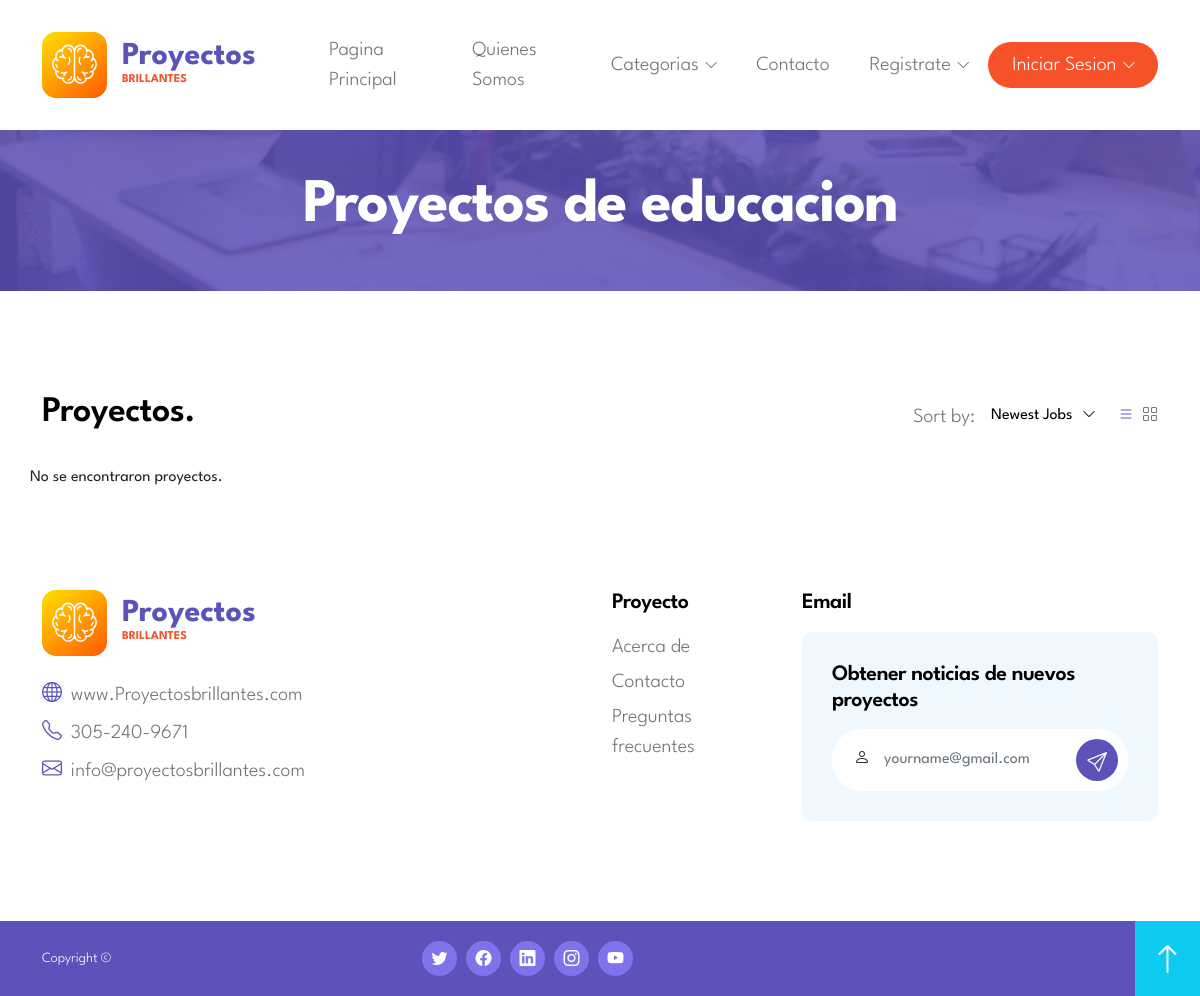
The app's page /desarrollador/educacion.php, older data.
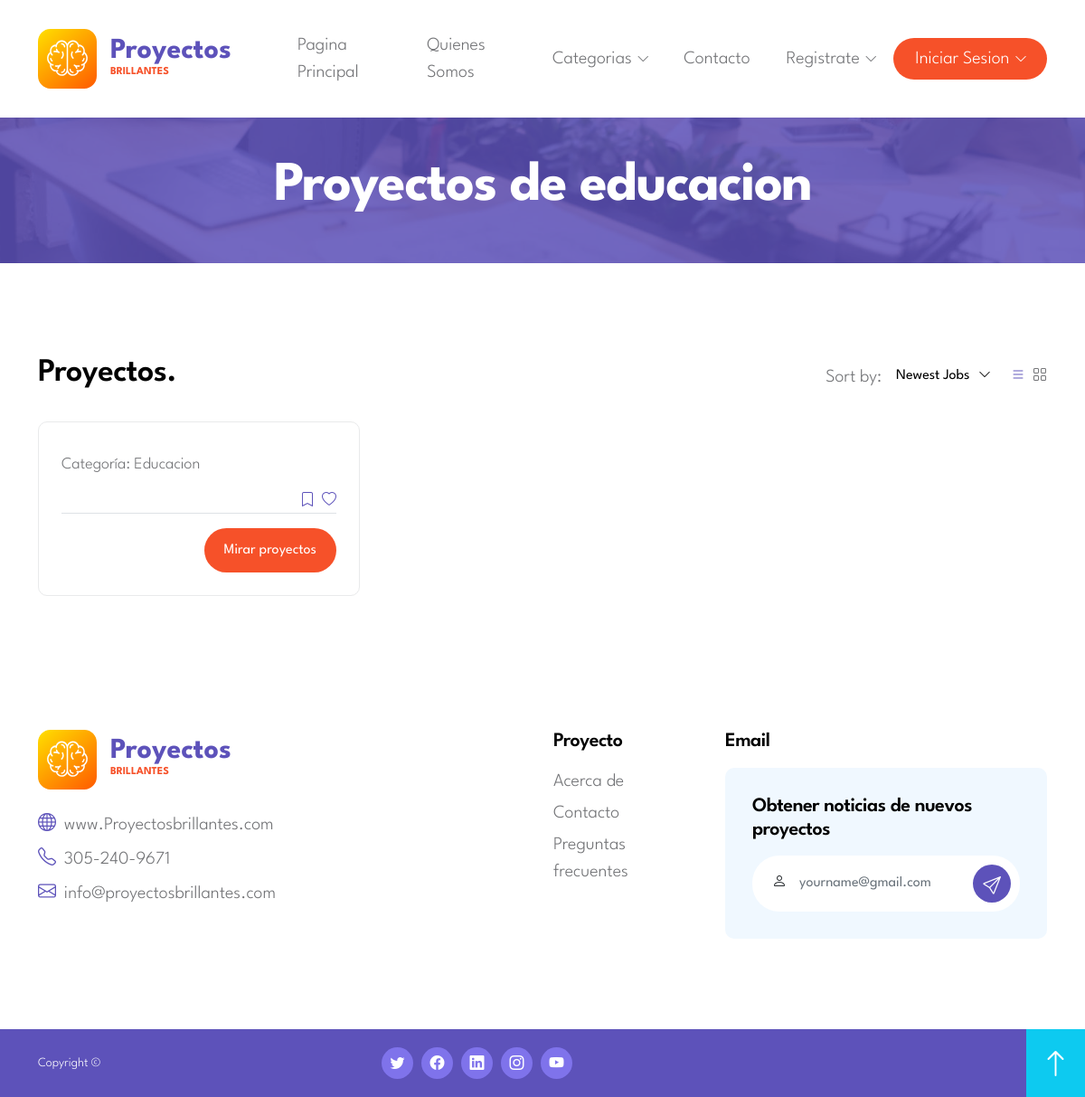
The same page, newer data.
### tables this page shows
CREATE TABLE `proyectos` (
  `id_proyecto` tinyint(255) NOT NULL,
  `descripcion` text NOT NULL,
  `imagen` longblob NOT NULL,
  `nom_proyecto` varchar(50) NOT NULL,
  `meta_financiacion` int(20) NOT NULL,
  `fecha_inicio` date NOT NULL,
  `fecha_termino` date NOT NULL,
  `id_user` tinyint(255) NOT NULL,
  `categoria` text NOT NULL,
  `nivel_categoria` text NOT NULL
);

### desarrollador/educacion.php (the view, shortened to what this page needs)
<?php
require 'funciones/conex.php';
if (isset($_SESSION['Correo'])) {
    include 'header-usuario.php';
} else {
    include 'header.php';
}
?>
<!doctype html>
<html lang="en">
    <head>
        <link href="css/bootstrap.min.css" rel="stylesheet">
        <link href="css/bootstrap-icons.css" rel="stylesheet">
        <link href="css/owl.carousel.min.css" rel="stylesheet">
        <link href="css/owl.theme.default.min.css" rel="stylesheet">
        <link href="css/tooplate-gotto-job.css" rel="stylesheet">
</head>
    <body class="Creador-y-desarrollador-page" id="top">
    <main>
<header class="site-header py-5">
    <div class="section-overlay"></div>
    <div class="container">
        <div class="row">
            <div class="col-12 text-center">
                <h1 class="text-white">Proyectos de educacion</h1>
            </div>
        </div>
    </div>
</header>
<section class="job-section section-padding">
    <div class="container">
        <div class="row align-items-center">
            <div class="col-lg-6 col-12 mb-lg-4">
                <h3>Proyectos.</h3>
            </div>
            <div class="col-lg-4 col-12 d-flex align-items-center ms-auto mb-5 mb-lg-4">
                <p class="mb-0 ms-lg-auto">Sort by:</p>
                <div class="dropdown dropdown-sorting ms-3 me-4">
                    <button class="btn btn-secondary dropdown-toggle" type="button" id="dropdownSortingButton" data-bs-toggle="dropdown" aria-expanded="false">
                        Newest Jobs
                    </button>
                </div>
                <div class="d-flex">
                    <a href="#" class="sorting-icon active bi-list me-2"></a>
                    <a href="#" class="sorting-icon bi-grid"></a>
                </div>
            </div>
            <?php
$query = "SELECT nom_proyecto, imagen, categoria, id_proyecto FROM proyectos WHERE categoria = 'Educacion'";
$result = mysqli_query($conexion, $query);
if ($result) {
    if (mysqli_num_rows($result) > 0) {
        while ($row = mysqli_fetch_assoc($result)) {
            $ProyectoID = $row['id_proyecto'];
            $Categoria = $row['categoria'];
            echo '<div class="col-lg-4 col-md-6 col-12">';
            echo '    <div class="job-thumb job-thumb-box">';
            echo '        <div class="job-body">';
            echo '            <p class="job-category">Categoría: ' . $Categoria . '</p>';
            echo '            <div class="d-flex align-items-center">';
            echo '                <a href="#" class="bi-bookmark ms-auto me-2">';
            echo '                </a>';
            echo '                <a href="#" class="bi-heart">';
            echo '                </a>';
            echo '            </div>';
            echo '            <div class="d-flex align-items-center border-top pt-3">';
            echo '                <a href="informacion-proyecto-desarrollador.php?id_proyecto=' . $ProyectoID . '" class="custom-btn btn ms-auto">Mirar proyectos</a>';
            echo '            </div>';
            echo '        </div>';
            echo '    </div>';
            echo '</div>';
        }
    } else {
        echo 'No se encontraron proyectos.';
    }
}
?>
        </div>
    </div>
</section>
</main>
    <?php
        include 'footer.php';
    ?>
    </body>
</html>

Row changes from the older to the newer data that the page shows:
added proyectos: categoria "Educacion"
Text that changed along with them:
text no longer shown: "No se encontraron proyectos."
